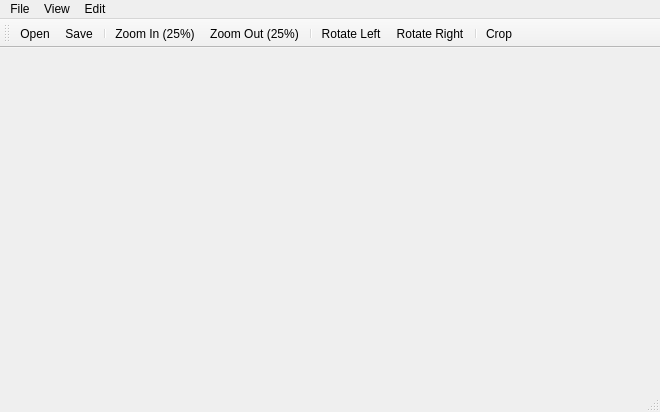
<?xml version="1.0" encoding="UTF-8"?>
<ui version="4.0">
 <class>ImageViewer</class>
 <widget class="QMainWindow" name="ImageViewer">
  <property name="geometry">
   <rect>
    <x>0</x>
    <y>0</y>
    <width>660</width>
    <height>412</height>
   </rect>
  </property>
  <property name="windowTitle">
   <string>ImageViewer</string>
  </property>
  <property name="autoFillBackground">
   <bool>false</bool>
  </property>
  <widget class="QWidget" name="centralWidget"/>
  <widget class="QMenuBar" name="menuBar">
   <property name="geometry">
    <rect>
     <x>0</x>
     <y>0</y>
     <width>660</width>
     <height>22</height>
    </rect>
   </property>
   <widget class="QMenu" name="menuFile">
    <property name="title">
     <string>File</string>
    </property>
    <addaction name="actionOpen"/>
    <addaction name="separator"/>
    <addaction name="actionSave"/>
   </widget>
   <widget class="QMenu" name="menuView">
    <property name="title">
     <string>View</string>
    </property>
    <addaction name="actionZoomIn"/>
    <addaction name="actionZoomOut"/>
   </widget>
   <widget class="QMenu" name="menuEdit">
    <property name="title">
     <string>Edit</string>
    </property>
    <addaction name="actionRotateLeft"/>
    <addaction name="actionRotateRight"/>
    <addaction name="separator"/>
    <addaction name="actionCrop"/>
   </widget>
   <addaction name="menuFile"/>
   <addaction name="menuView"/>
   <addaction name="menuEdit"/>
  </widget>
  <widget class="QToolBar" name="mainToolBar">
   <attribute name="toolBarArea">
    <enum>TopToolBarArea</enum>
   </attribute>
   <attribute name="toolBarBreak">
    <bool>true</bool>
   </attribute>
   <addaction name="actionOpen"/>
   <addaction name="actionSave"/>
   <addaction name="separator"/>
   <addaction name="actionZoomIn"/>
   <addaction name="actionZoomOut"/>
   <addaction name="separator"/>
   <addaction name="actionRotateLeft"/>
   <addaction name="actionRotateRight"/>
   <addaction name="separator"/>
   <addaction name="actionCrop"/>
  </widget>
  <widget class="QStatusBar" name="statusBar">
   <property name="enabled">
    <bool>true</bool>
   </property>
  </widget>
  <action name="actionOpen">
   <property name="icon">
    <iconset resource="icons.qrc">
     <normaloff>:/new/prefix1/icons/open-file.png</normaloff>:/new/prefix1/icons/open-file.png</iconset>
   </property>
   <property name="text">
    <string>&amp;Open</string>
   </property>
   <property name="shortcut">
    <string>Ctrl+O</string>
   </property>
  </action>
  <action name="actionZoomIn">
   <property name="icon">
    <iconset resource="icons.qrc">
     <normaloff>:/new/prefix1/icons/zoom-in.png</normaloff>:/new/prefix1/icons/zoom-in.png</iconset>
   </property>
   <property name="text">
    <string>Zoom &amp;In (25%)</string>
   </property>
   <property name="shortcut">
    <string>Ctrl++</string>
   </property>
  </action>
  <action name="actionZoomOut">
   <property name="icon">
    <iconset resource="icons.qrc">
     <normaloff>:/new/prefix1/icons/zoom-out.png</normaloff>:/new/prefix1/icons/zoom-out.png</iconset>
   </property>
   <property name="text">
    <string>Zoom Out (25%)</string>
   </property>
   <property name="shortcut">
    <string>Ctrl+-</string>
   </property>
  </action>
  <action name="actionRotateLeft">
   <property name="icon">
    <iconset resource="icons.qrc">
     <normaloff>:/new/prefix1/icons/rotate-left.png</normaloff>:/new/prefix1/icons/rotate-left.png</iconset>
   </property>
   <property name="text">
    <string>Rotate Left</string>
   </property>
   <property name="shortcut">
    <string>Ctrl+L</string>
   </property>
  </action>
  <action name="actionRotateRight">
   <property name="icon">
    <iconset resource="icons.qrc">
     <normaloff>:/new/prefix1/icons/rotate-right.png</normaloff>:/new/prefix1/icons/rotate-right.png</iconset>
   </property>
   <property name="text">
    <string>Rotate Right</string>
   </property>
   <property name="shortcut">
    <string>Ctrl+R</string>
   </property>
  </action>
  <action name="actionCrop">
   <property name="icon">
    <iconset resource="icons.qrc">
     <normaloff>:/new/prefix1/icons/crop.png</normaloff>:/new/prefix1/icons/crop.png</iconset>
   </property>
   <property name="text">
    <string>Crop</string>
   </property>
   <property name="shortcut">
    <string>Ctrl+K</string>
   </property>
  </action>
  <action name="actionSave">
   <property name="icon">
    <iconset resource="icons.qrc">
     <normaloff>:/new/prefix1/icons/save.png</normaloff>:/new/prefix1/icons/save.png</iconset>
   </property>
   <property name="text">
    <string>Save</string>
   </property>
   <property name="shortcut">
    <string>Ctrl+S</string>
   </property>
  </action>
 </widget>
 <layoutdefault spacing="6" margin="11"/>
 <resources>
  <include location="icons.qrc"/>
 </resources>
 <connections/>
</ui>
